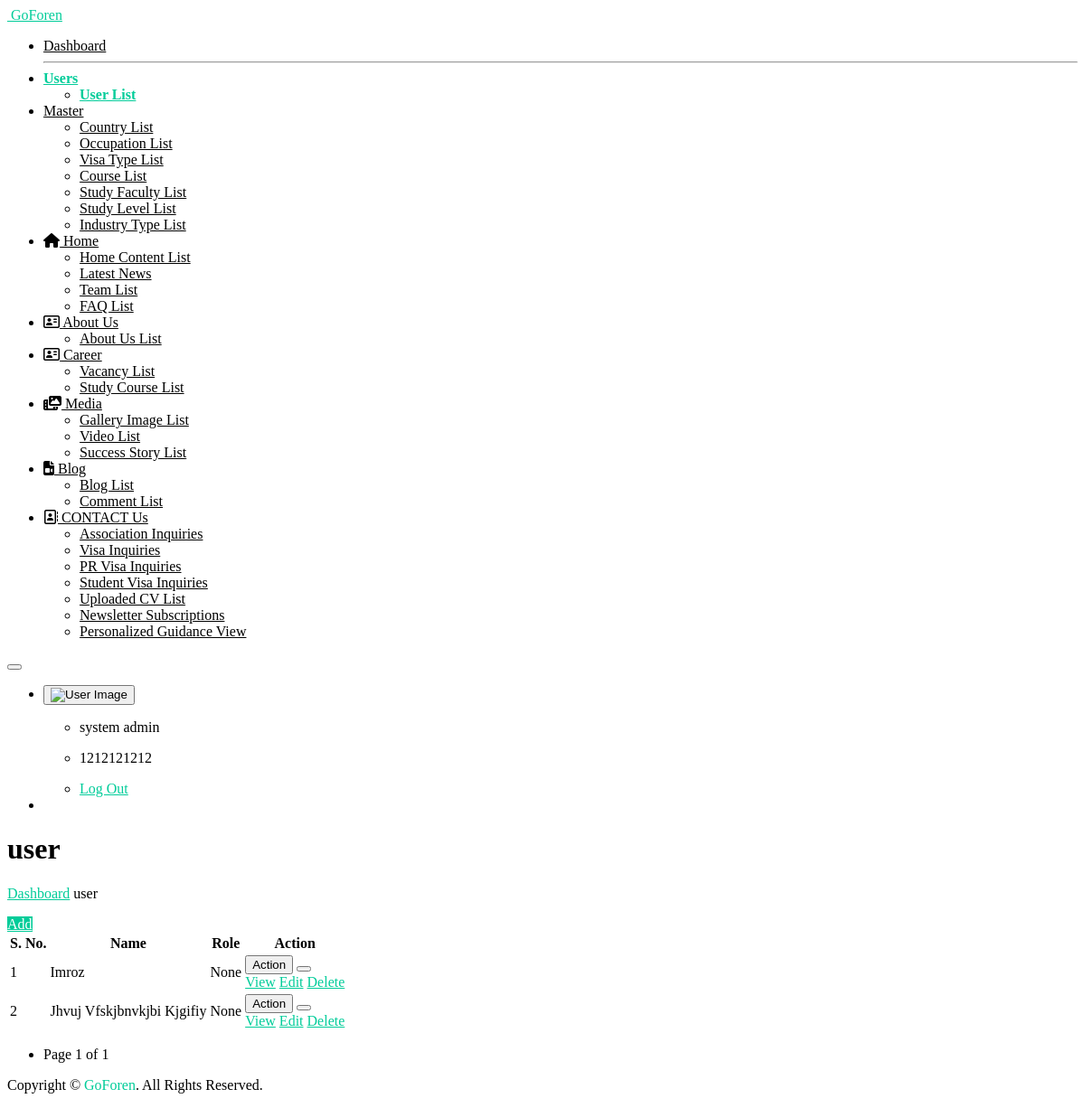
The page /user_list/ (signed in) on the database its author committed.
### myapp/models.py (models this page shows, shortened)
class tbl_user(models.Model):
    username = models.CharField(max_length=50, null=True)
    role = models.CharField(max_length=50, null=True)
    email = models.EmailField(max_length=254, unique=True)
    mobile = models.CharField(max_length=15, unique=True)
    password = models.CharField(max_length=128)
    created_at = models.DateTimeField(auto_now_add=True)
    updated_at = models.DateTimeField(auto_now=True)
    class Meta:
        db_table = 'tbl_user'

### myapp/views.py (the view)
    def wrapper(request, *args, **kwargs):
        if 'user_id' not in request.session:
            return redirect('open_sign_in_page')
        return view_func(request, *args, **kwargs)

### myapp/views.py (called while the page is built)
def login_required_custom(view_func):
    def wrapper(request, *args, **kwargs):
        if 'user_id' not in request.session:
            return redirect('open_sign_in_page')
        return view_func(request, *args, **kwargs)
    return wrapper

@login_required_custom
def user_list(request):
    user_queryset = tbl_user.objects.all().exclude(role='System Admin').order_by("-id")
    paginator = Paginator(user_queryset, 10)  # Show 10 users per page
    page_number = request.GET.get('page')
    page_obj = paginator.get_page(page_number)
    add_success = request.session.pop("add_success", None)
    update_success = request.session.pop("update_success", None)
    delete_success = request.session.pop("delete_success", None)
    context = {
        "add_success": add_success,
        "update_success": update_success,
        "delete_success": delete_success,
        "record_name": "User",
        "data": page_obj.object_list,
        "page_obj": page_obj,
    }
    return render(request, "user-list.html", context)

### templates/user-list.html (shortened to what this page needs)
{% extends "base.html" %}
{% load static %}
{%  block start %}
			<div class="ec-content-wrapper">
				<div class="content">
					<div class="breadcrumb-wrapper d-flex align-items-center justify-content-between">
						<div>
							<h1>user</h1>
    							<p class="breadcrumbs"><span><a href="{% url 'dashboard_view' %}">Dashboard</a></span>
								<span></span>user</p>
						</div>
						<div>
							<a href="{% url 'add_user' %}" class="btn btn-primary">Add</a>
						</div>
					</div>
					<div class="row">
						<div class="col-12">
							<div class="card card-default">
								<div class="card-body">
									<div class="table-responsive">
										<table id="responsive-data-table" class="table">
											<thead>
												<tr>
													<th>S. No.</th>
													<th>Name</th>
													<th>Role</th>
                                                    <th>Action</th>
												</tr>
											</thead>
											<tbody>
                                                {% for i in data %}
												<tr>
													<td>{{forloop.counter}}</td>
													<td>{{i.username}}</td>
													<td>{{i.role}}</td>
													<td>
														<div class="btn-group mb-1">
															<button type="button"
																class="btn btn-outline-success">Action</button>
															<button type="button"
																class="btn btn-outline-success dropdown-toggle dropdown-toggle-split"
																data-bs-toggle="dropdown" aria-haspopup="true"
																aria-expanded="false" data-display="static">
															</button>
															<div class="dropdown-menu">
                                                                <a class="dropdown-item" href="{% url 'user_view' i.id %}">View</a>
                                                                <a class="dropdown-item" href="{% url 'edit_user' i.id %}">Edit</a>
                                                                <a href="javascript:void(0);" class="dropdown-item delete-btn" data-url="{% url 'delete_user' i.id %}">Delete</a>
															</div>
															</div>
													</td>
												</tr>
                                                {% endfor %}
											</tbody>
										</table>
											<div class="pagination justify-content-center mt-3" style="justify-content: left !important;">
    <nav>
        <ul class="pagination">
            <li class="page-item disabled">
                <span class="page-link">
                    Page {{ page_obj.number }} of {{ page_obj.paginator.num_pages }}
                </span>
            </li>
        </ul>
    </nav>
</div>
									</div>
								</div>
							</div>
						</div>
					</div>
				</div>
			</div>
{%  endblock %}

### templates/user-list.html (style rules this page uses)
a { color: #00cc99; }
.btn.btn-primary { color: #ffffff; background-color: #00cc99; border-color: #00cc99; }

### rows shown on the page
tbl_user: username "Imroz", role "None"
tbl_user: username "Jhvuj Vfskjbnvkjbi Kjgifiy", role "None"

### other values the page prints
{{ request.session.session_username }} "system admin"
{{ request.session.session_mobile }} "1212121212"
{{ page_obj.number }} "1"
{{ page_obj.paginator.num_pages }} "1"
